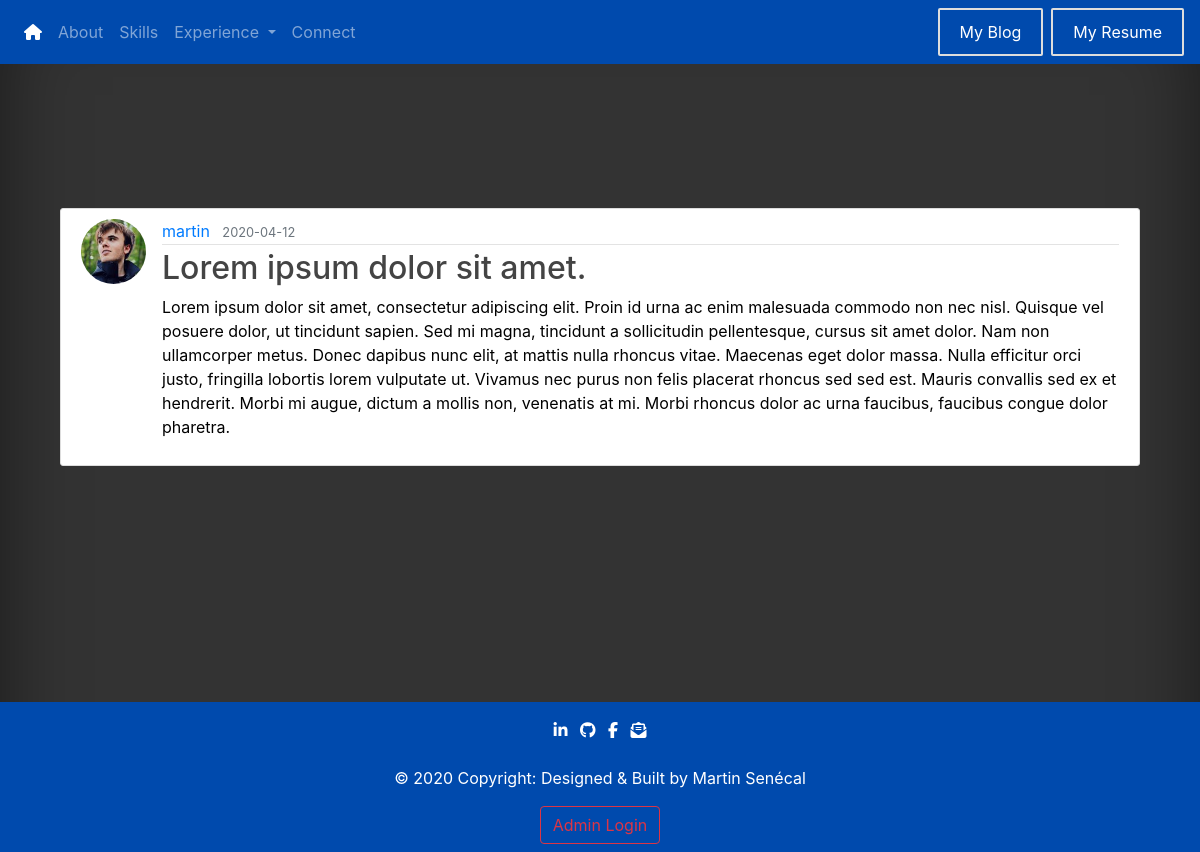
Screenshot of /post/2 with the database file from the repository.
### portfolio/models.py (models this page shows, shortened)
class User(db.Model, UserMixin):
    id = db.Column(db.Integer, primary_key=True)  # Way to Identify User.
    username = db.Column(db.String(20), unique=True, nullable=False)  # Unique Username and Mandatory.
    email = db.Column(db.String(100), unique=True, nullable=False)  # Unique Email and Mandatory.
    image_file = db.Column(db.String(20), nullable=False, default='default.jpg')  # Profile Pictures.
    password = db.Column(db.String(60), nullable=False)  # Hash Password
    posts = db.relationship('Post', backref='author', lazy=True)  # Load Data from the same user.

class Post(db.Model):
    id = db.Column(db.Integer, primary_key=True)
    title = db.Column(db.String(100), nullable=False)
    date_posted = db.Column(db.DateTime, nullable=False, default=datetime.utcnow)
    content = db.Column(db.Text, nullable=False)
    user_id = db.Column(db.Integer, db.ForeignKey('user.id'), nullable=False)

### portfolio/posts/routes.py (the view)
@posts.route("/post/<int:post_id>")  # Custom Route depending on the post.
def post(post_id):
    post = Post.query.get_or_404(post_id)
    return render_template('post.html', post=post)

### portfolio/templates/post.html (shortened to what this page needs)
{% extends "base.html" %}
{% block css %}
    <link rel="stylesheet" type="text/css" href="{{ url_for('static',filename='css/designblog.css') }}">
{% endblock css %}
{% block body %}
    <br>
    <br>
    <br>
    <br>
    <br>
    <br>
    <div class="container">
        <article class="media content-section">
            <img class="rounded-circle article-img"
                 src="{{ url_for('static', filename='profile_pics/' + post.author.image_file) }}">
            <div class="media-body">
                <div class="article-metadata">
                    <a class="mr-2 text-primary" href="#">{{ post.author.username }}</a>
                    <small class="text-muted">{{ post.date_posted.strftime('%Y-%m-%d') }}</small>
                </div>
                <h2 class="article-title">{{ post.title }}</h2>
                <p class="article-content">{{ post.content }}</p>
            </div>
        </article>
    </div>
    <br>
    <br>
    <br>
    <br>
    <br>
    <br>
    <br>
    <br>
    <br>
{% endblock body %}

### portfolio/static/css/basedesign.css (style rules this page uses)
body { background-color: #333; box-shadow: inset 0 0 5rem rgba(0, 0, 0, .5); display: block; }
h1, h2, h3, h4, h5, h6, h7, td, thead, p { color: black; }
a { color: white; }
.content-section { background: #ffffff; padding: 10px 20px; border: 1px solid #dddddd; border-radius: 3px; margin-bottom: 20px; }

### portfolio/static/css/designblog.css (style rules this page uses)
.content-section { background: #ffffff; padding: 10px 20px; border: 1px solid #dddddd; border-radius: 3px; margin-bottom: 20px; }
.article-title { color: #444444; }
.article-content { white-space: pre-line; }
.article-img { height: 65px; width: 65px; margin-right: 16px; }
.article-metadata { padding-bottom: 1px; margin-bottom: 4px; border-bottom: 1px solid #e3e3e3 }

### rows the page displays
User: image_file (picture), author.username "martin"
Post: date_posted "2020-04-12", title "Lorem ipsum dolor sit amet.", content "Lorem ipsum dolor sit amet, consectetur adipiscing elit. Proin id urna ac enim malesuada commodo non nec nisl. Quisque vel posuere dolor, ut tincidunt sapien. Sed mi magna, tincidunt a sollicitudin pellentesque, cursus sit amet dolor. Nam non ullamcorper metus. Donec dapibus nunc elit, at mattis nulla rhoncus vitae. Maecenas eget dolor massa. Nulla efficitur orci justo, fringilla lobortis lorem vulputate ut. Vivamus nec purus non felis placerat rhoncus sed sed est. Mauris convallis sed ex et hendrerit. Morbi mi augue, dictum a mollis non, venenatis at mi. Morbi rhoncus dolor ac urna faucibus, faucibus congue dolor pharetra."
